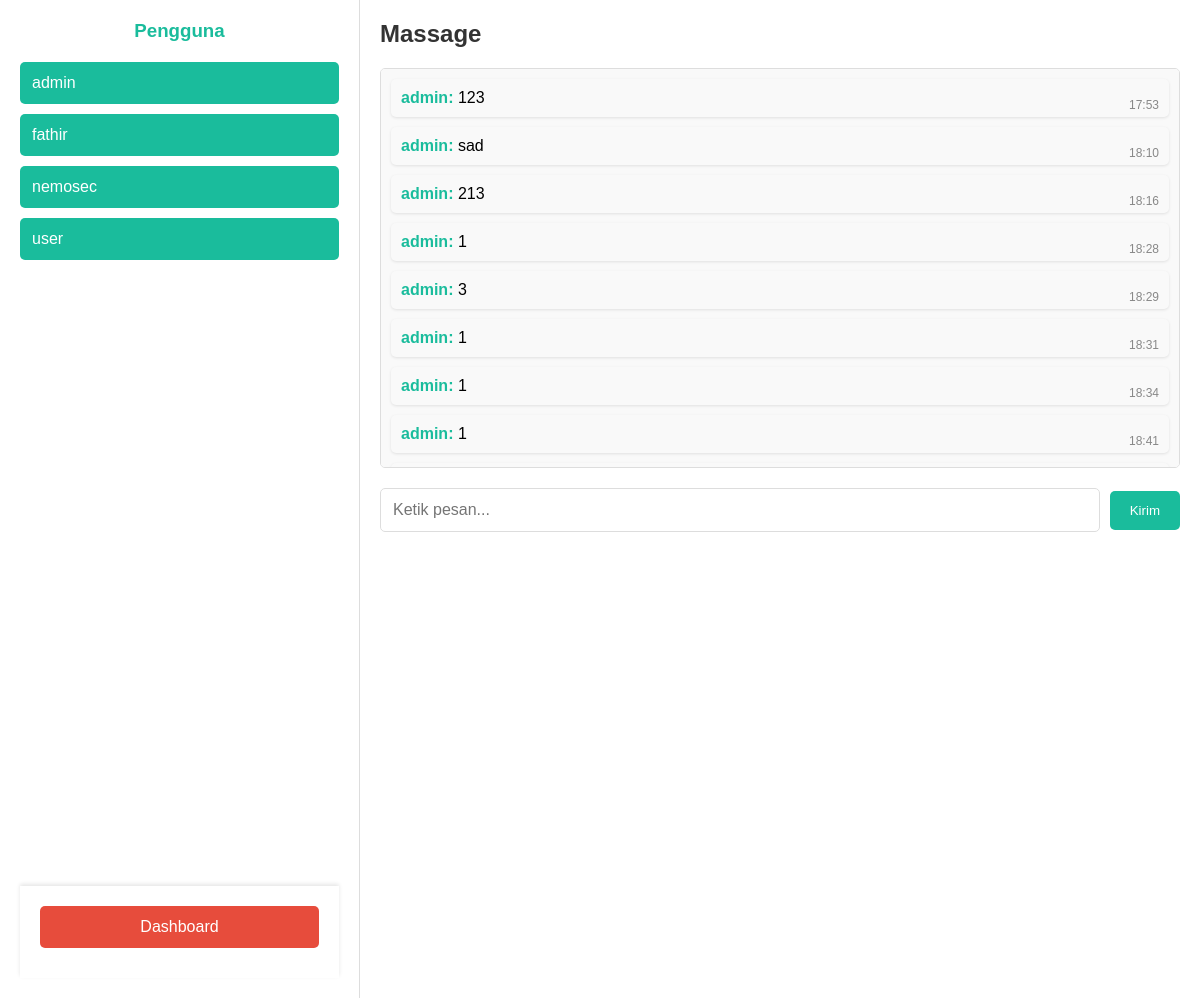
Screenshot of /pesan.php?receiver_id=1 (signed in) with the database file from the repository.
### tables this page shows
CREATE TABLE `project` (
  `id` int(11) NOT NULL,
  `role` enum('user','admin') NOT NULL,
  `username` varchar(50) NOT NULL,
  `email` varchar(100) NOT NULL,
  `password` varchar(255) NOT NULL,
  `full_name` varchar(100) NOT NULL,
  `phone` varchar(20) DEFAULT NULL,
  `address` text DEFAULT NULL,
  `profile_picture` varchar(255) DEFAULT NULL,
  `created_at` timestamp NOT NULL DEFAULT current_timestamp(),
  `coin_balance` int(11) DEFAULT 0
);

CREATE TABLE `messages` (
  `id` int(11) NOT NULL,
  `sender_id` int(11) NOT NULL,
  `receiver_id` int(11) NOT NULL,
  `message` text NOT NULL,
  `timestamp` timestamp NOT NULL DEFAULT current_timestamp()
);

### pesan.php (the view, shortened to what this page needs)
<?php
$username = $_SESSION['username'];
$host = 'localhost';
$user = 'root';
$password = '';
$database = 'membuat_laman_login';
$conn = new mysqli($host, $user, $password, $database);
$stmt = $conn->prepare("SELECT id, username FROM project WHERE username != ?");
$stmt->bind_param("s", $username);
$stmt->execute();
$users = $stmt->get_result();
$stmt_user_id = $conn->prepare("SELECT id FROM project WHERE username = ?");
$stmt_user_id->bind_param("s", $username);
$stmt_user_id->execute();
$user_result = $stmt_user_id->get_result();
$user_id = null;
if ($user_result->num_rows > 0) {
    $user_data = $user_result->fetch_assoc();
    $user_id = $user_data['id'];
}
$receiver_id = $_GET['receiver_id'] ?? $_SESSION['receiver_id'] ?? null;
$messages = [];
if ($receiver_id) {
    $stmt = $conn->prepare("
        SELECT messages.message, messages.timestamp, project.username AS sender_name
        FROM messages
        JOIN project ON messages.sender_id = project.id
        WHERE (sender_id = ? AND receiver_id = ?)
           OR (sender_id = ? AND receiver_id = ?)
        ORDER BY messages.timestamp ASC
    ");
    $stmt->bind_param("iiii", $user_id, $receiver_id, $receiver_id, $user_id);
    $stmt->execute();
    $messages = $stmt->get_result();
}
?>
<!DOCTYPE html>
<html lang="id">
<head>
</head>
<body>
<div class="user-list" style="display: flex; flex-direction: column; height: 100vh;">
    <div style="flex: 1; overflow-y: auto;">
        <h3>Pengguna</h3>
        <ul>
            <?php while ($user = $users->fetch_assoc()) { ?>
                <li>
                    <form method="GET" action="pesan.php">
                        <button type="submit"><?= htmlspecialchars($user['username']) ?></button>
                    </form>
                </li>
            <?php } ?>
        </ul>
    </div>
    <div style="padding: 20px; background-color: #fff; box-shadow: 0 -2px 4px rgba(0, 0, 0, 0.1);">
        <button onclick="window.location.href='hello.php#home'" style="
            width: 100%;
            padding: 12px;
            background-color: #e74c3c;
            color: white;
            border: none;
            text-align: center;
            cursor: pointer;
            font-size: 16px;
            border-radius: 5px;
            transition: background-color 0.3s;
        ">
            Dashboard
        </button>
    </div>
</div>
    <div class="chat-box">
        <h3>Massage</h3>
        <?php if ($receiver_id): ?>
        <div class="chat-messages">
            <?php if ($messages instanceof mysqli_result) {
                while ($msg = $messages->fetch_assoc()) { ?>
                    <div class="message">
                        <p><strong><?= htmlspecialchars($msg['sender_name']) ?>:</strong> <?= htmlspecialchars($msg['message']) ?></p>
                        <span class="timestamp"><?= date('H:i', strtotime($msg['timestamp'])) ?></span>
                    </div>
            <?php }
            } else {
                echo "<p>No messages available.</p>";
            } ?>
        </div>
        <form id="chatForm" method="POST" action="send_message.php">
            <input type="text" name="message" placeholder="Ketik pesan..." required>
            <button type="submit">Kirim</button>
        </form>
        <?php else: ?>
            <p>Pilih pengguna untuk memulai percakapan.</p>
        <?php endif; ?>
    </div>
</body>
</html>

### pesan.php (style rules this page uses)
* { margin: 0; padding: 0; box-sizing: border-box; }
body { font-family: Arial, sans-serif; display: flex; height: 100vh; background-color: #f4f4f9; }
.user-list { width: 30%; background-color: #ffffff; border-right: 1px solid #ddd; padding: 20px; height: 100vh; overflow-y: auto; }
.user-list h3 { text-align: center; margin-bottom: 20px; color: #1abc9c; }
.user-list button { width: 100%; padding: 12px; background-color: #1abc9c; color: white; border: none; text-align: left; cursor: pointer; font-size: 16px; border-radius: 5px; margin-bottom: 10px; transition: background-color 0.3s; }
.chat-box { flex: 1; background-color: #ffffff; padding: 20px; height: 100vh; overflow-y: auto; }
.chat-box h3 { margin-bottom: 20px; font-size: 24px; color: #333; }
.chat-messages { height: 400px; overflow-y: auto; border: 1px solid #ddd; padding: 10px; margin-bottom: 20px; background-color: #f9f9f9; border-radius: 5px; }
.message { position: relative; margin-bottom: 10px; padding: 10px; background-color: #f9f9f9; border-radius: 5px; box-shadow: 0 1px 3px rgba(0, 0, 0, 0.1); }
.message strong { color: #1abc9c; }
.timestamp { position: absolute; bottom: 5px; right: 10px; font-size: 12px; color: #888; }
.chat-box form { display: flex; align-items: center; }
.chat-box input[type="text"] { flex: 1; padding: 12px; font-size: 16px; border: 1px solid #ddd; border-radius: 5px; margin-right: 10px; }
.chat-box button { padding: 12px 20px; background-color: #1abc9c; color: white; border: none; border-radius: 5px; cursor: pointer; }

### rows the page displays
project: username "admin"
project: username "fathir"
project: username "nemosec"
project: username "user"
messages: sender.username "admin", message "123", timestamp "17:53"
messages: sender.username "admin", message "sad", timestamp "18:10"
messages: sender.username "admin", message "213", timestamp "18:16"
messages: sender.username "admin", message "1", timestamp "18:28"
messages: sender.username "admin", message "3", timestamp "18:29"
messages: sender.username "admin", message "1", timestamp "18:31"
messages: sender.username "admin", message "1", timestamp "18:34"
messages: sender.username "admin", message "1", timestamp "18:41"
